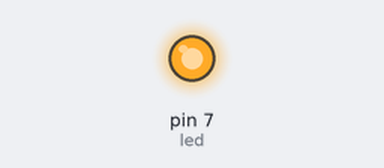
Bench run of a sketch on a simulated Arduino Uno, built with avr-gcc and run on an emulated ATmega328P. Parts: output pins drawn as LEDs (lit = HIGH).

Above: at 0.01 s.
At 6.0 s:
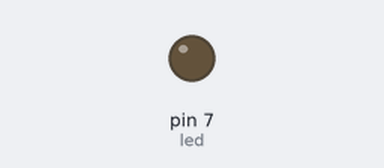
Timing chart, 0 to 7.5 s (numbered marks = the images above):
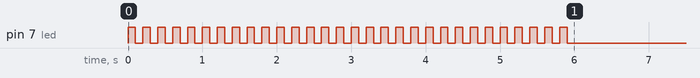

The sketch:

A-Ex7-for.ino
```cpp
/****************************************************************
**                                                             **
**                          TÍTOL:                             **
**                                                             **
**                                                             **
**  NOM: Maria de Haro Luna                    DATA: 07/03/2023**
****************************************************************/
//************************ INCLUDE ******************************


//*********************** VARIABLES *****************************
const byte led =  7;
int e;
//************************* SETUP *******************************
void setup() {
  pinMode(led, OUTPUT);
  for (e= 0; e<30; e++)
  {
    digitalWrite(led, HIGH);
    delay(100);
    digitalWrite(led, LOW);
    delay(100);
  }
}
//************************* LOOP ********************************
void loop() {               // inicia el bucle del programa


}
//************************** FUNCTIONS **************************
```
